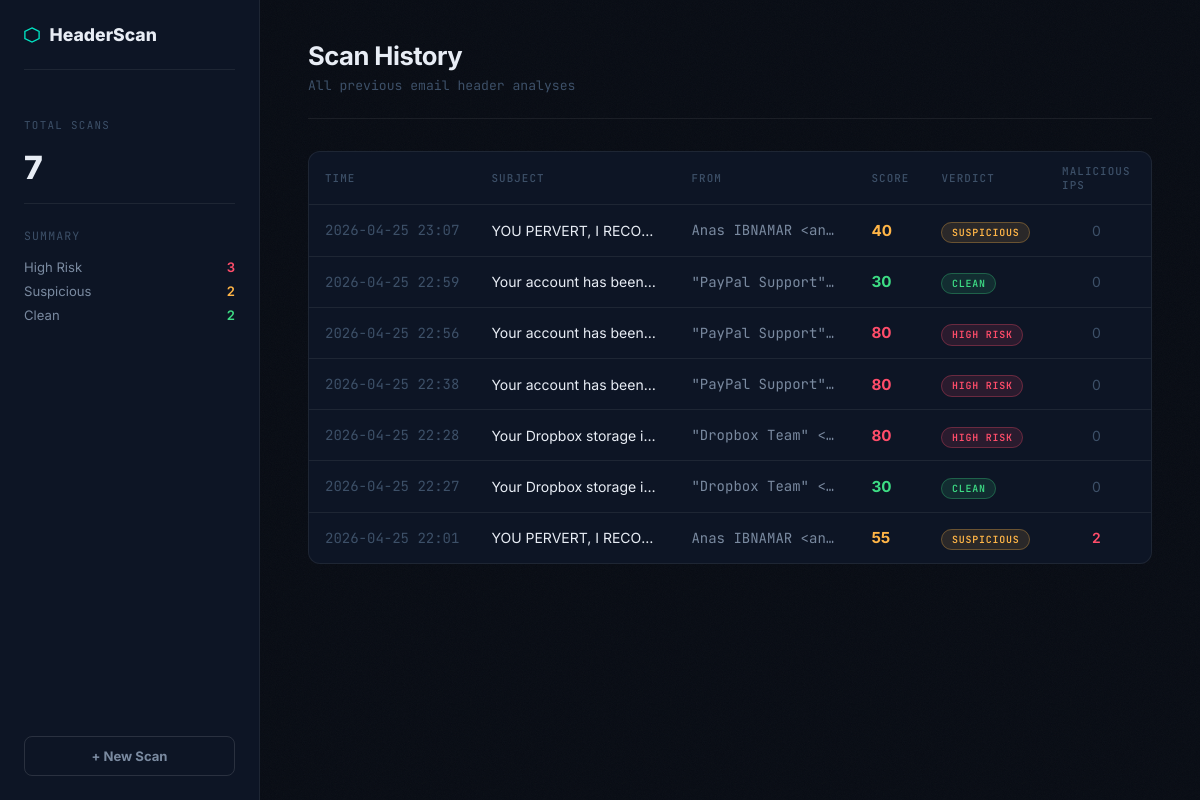
Before: /history with the older database file.
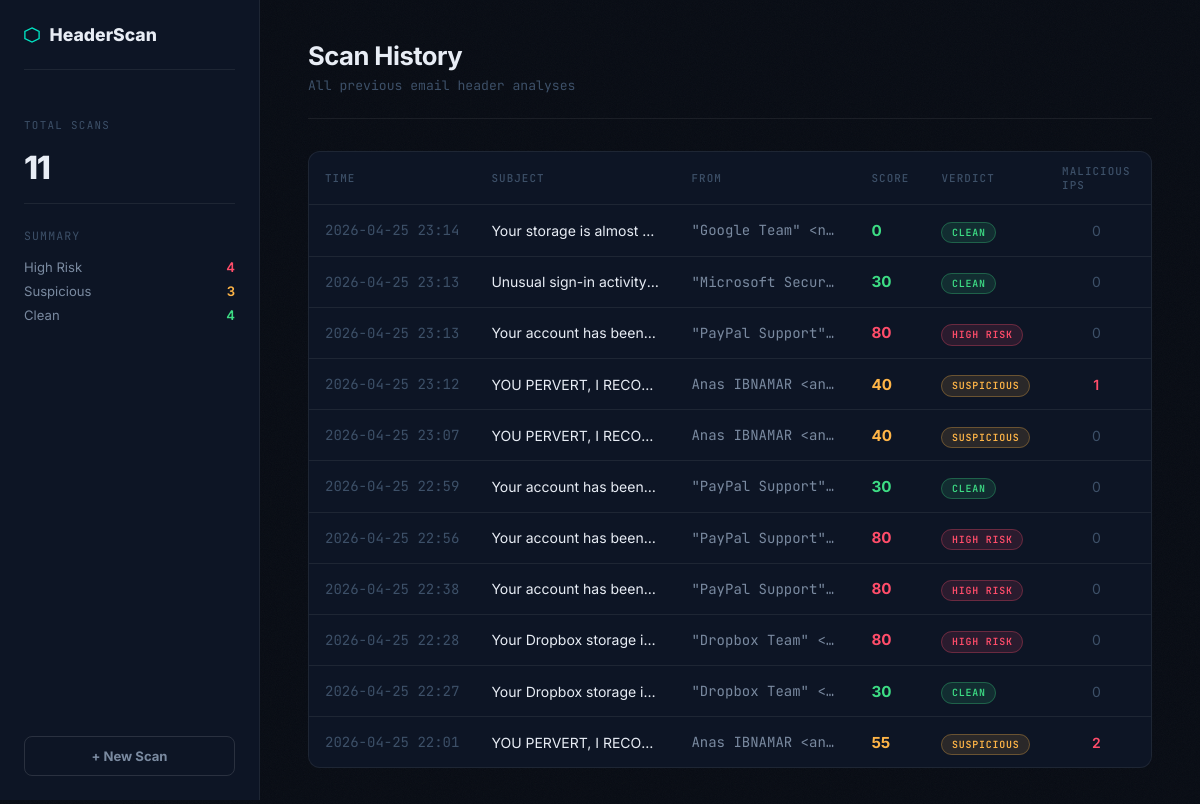
After: the same page with the newer database file.
### tables this page shows
CREATE TABLE scans (
            id          INTEGER PRIMARY KEY AUTOINCREMENT,
            scanned_at  TEXT NOT NULL,
            subject     TEXT,
            from_addr   TEXT,
            risk_score  INTEGER,
            verdict     TEXT,
            spf_status  TEXT,
            dmarc_policy TEXT,
            dkim_present INTEGER,
            warnings     INTEGER,
            malicious_ips INTEGER,
            report_json  TEXT
        );

### app.py (the view)
@app.route("/history")
def history():
    scans = get_all_scans()
    return render_template("history.html", scans=scans)

### database.py (called while the page is built)
def get_all_scans():
    conn = sqlite3.connect(DB_PATH)
    conn.row_factory = sqlite3.Row
    c = conn.cursor()
    c.execute("""
        SELECT id, scanned_at, subject, from_addr, risk_score,
               verdict, malicious_ips, warnings
        FROM scans
        ORDER BY id DESC
        LIMIT 100
    """)
    rows = c.fetchall()
    conn.close()
    return [dict(r) for r in rows]

### templates/history.html (shortened to what this page needs)
<!DOCTYPE html>
<html lang="en">
<head>
    <link rel="stylesheet" href="{{ url_for('static', filename='css/style.css') }}">
</head>
<body class="report-page">
<aside class="sidebar">
    <div class="sidebar-logo">
        <svg width="16" height="16" viewBox="0 0 18 18" fill="none">
            <polygon points="9,1 17,5 17,13 9,17 1,13 1,5" stroke="#00e5c3" stroke-width="1.5" fill="none"/>
        </svg>
        <span class="logo-text">HeaderScan</span>
    </div>
    <div style="padding: 1rem 0; border-bottom: 1px solid var(--border); margin-bottom: 1.5rem;">
        <div class="score-label">Total Scans</div>
        <div style="font-size: 2rem; font-weight: 800; letter-spacing: -0.04em; margin-top: 0.5rem;">
            {{ scans|length }}
        </div>
    </div>
    <div style="display: flex; flex-direction: column; gap: 0.5rem; margin-bottom: 1rem;">
        <div style="font-size: 0.72rem; font-family: var(--mono); color: var(--text3); letter-spacing: 0.1em; text-transform: uppercase; margin-bottom: 0.5rem;">Summary</div>
        <div style="display: flex; justify-content: space-between; font-size: 0.82rem;">
            <span style="color: var(--text2);">High Risk</span>
            <span style="color: var(--red); font-weight: 600;">{{ scans | selectattr('verdict', 'equalto', 'HIGH RISK') | list | length }}</span>
        </div>
        <div style="display: flex; justify-content: space-between; font-size: 0.82rem;">
            <span style="color: var(--text2);">Suspicious</span>
            <span style="color: var(--amber); font-weight: 600;">{{ scans | selectattr('verdict', 'equalto', 'SUSPICIOUS') | list | length }}</span>
        </div>
        <div style="display: flex; justify-content: space-between; font-size: 0.82rem;">
            <span style="color: var(--text2);">Clean</span>
            <span style="color: var(--green); font-weight: 600;">{{ scans | selectattr('verdict', 'equalto', 'CLEAN') | list | length }}</span>
        </div>
    </div>
    <a href="/" class="new-scan-btn" style="margin-top: auto;">+ New Scan</a>
</aside>
<main class="report-main">
    <div class="report-topbar">
        <div class="report-title">Scan History</div>
        <div class="report-sub">All previous email header analyses</div>
    </div>
    {% if scans %}
    <div class="history-table-wrap">
        <table class="history-table">
            <thead>
                <tr>
                    <th>Time</th>
                    <th>Subject</th>
                    <th>From</th>
                    <th>Score</th>
                    <th>Verdict</th>
                    <th>Malicious IPs</th>
                    <th></th>
                </tr>
            </thead>
            <tbody>
                {% for scan in scans %}
                <tr class="history-row" onclick="window.location='/scan/{{ scan.id }}'">
                    <td class="mono" style="color: var(--text3); white-space: nowrap;">{{ scan.scanned_at[:16] }}</td>
                    <td style="max-width: 200px; overflow: hidden; text-overflow: ellipsis; white-space: nowrap;">
                        {{ scan.subject or "No subject" }}
                    </td>
                    <td class="mono" style="color: var(--text2); max-width: 180px; overflow: hidden; text-overflow: ellipsis; white-space: nowrap;">
                        {{ scan.from_addr or "—" }}
                    </td>
                    <td>
                        <span class="score-val
                            {% if scan.risk_score >= 70 %}stat-red
                            {% elif scan.risk_score >= 40 %}stat-amber
                            {% else %}stat-green{% endif %}">
                            {{ scan.risk_score }}
                        </span>
                    </td>
                    <td>
                        <span class="verdict-pill
                            {% if scan.verdict == 'HIGH RISK' %}vp-high
                            {% elif scan.verdict == 'SUSPICIOUS' %}vp-med
                            {% else %}vp-low{% endif %}">
                            {{ scan.verdict }}
                        </span>
                    </td>
                    <td style="text-align: center;">
                        {% if scan.malicious_ips > 0 %}
                        <span style="color: var(--red); font-weight: 600;">{{ scan.malicious_ips }}</span>
                        {% else %}
                        <span style="color: var(--text3);">0</span>
                        {% endif %}
                    </td>
                    <td>
                    </td>
                </tr>
                {% endfor %}
            </tbody>
        </table>
    </div>
    {% else %}
    <div style="text-align: center; padding: 4rem; color: var(--text3);">
        <div style="font-size: 2rem; margin-bottom: 1rem;">📭</div>
        <div style="font-size: 0.95rem;">No scans yet. <a href="/" style="color: var(--teal);">Analyze your first email →</a></div>
    </div>
    {% endif %}
</main>
</body>
</html>

### static/css/style.css (style rules this page uses)
*, *::before, *::after { box-sizing: border-box; margin: 0; padding: 0; }
:root { --bg: #080c14; --bg2: #0d1525; --bg3: #111d30; --border: rgba(255,255,255,0.07); --border2: rgba(255,255,255,0.12); --teal: #00e5c3; --teal-dim: rgba(0,229,195,0.12); --red: #ff4d6a; --red-dim: rgba(255,77,106,0.12); --amber: #ffb547; --amber-dim: rgba(255,181,71,0.12); --green: #3ddc84; --green-dim: rgba(61,220,132,0.12); --text: #e8edf5; --text2: #7a8aa0; --text3: #3d5068; --mono: 'JetBrains Mono', monospace; --sans: 'Inter', sans-serif; }
html { scroll-behavior: smooth; }
body { font-family: var(--sans); background: var(--bg); color: var(--text); min-height: 100vh; overflow-x: hidden; }
.logo-text { color: var(--text); }
body.report-page { display: grid; grid-template-columns: 260px 1fr; grid-template-rows: 1fr; min-height: 100vh; }
.sidebar { position: fixed; top: 0; left: 0; width: 260px; height: 100vh; background: var(--bg2); border-right: 1px solid var(--border); display: flex; flex-direction: column; padding: 1.5rem; z-index: 50; overflow-y: auto; }
.sidebar-logo { display: flex; align-items: center; gap: 0.6rem; font-size: 1.1rem; font-weight: 800; margin-bottom: 2rem; padding-bottom: 1.5rem; border-bottom: 1px solid var(--border); }
.score-label { font-family: var(--mono); font-size: 0.68rem; text-transform: uppercase; letter-spacing: 0.12em; color: var(--text3); margin-bottom: 1rem; }
.new-scan-btn { display: block; text-align: center; padding: 0.7rem; border: 1px solid var(--border2); border-radius: 8px; font-size: 0.82rem; font-weight: 700; color: var(--text2); text-decoration: none; transition: all 0.15s; margin-top: 1.5rem; }
.report-main { margin-left: 260px; padding: 2.5rem 3rem; position: relative; z-index: 1; min-width: 0; width: calc(100vw - 260px); overflow-x: hidden; }
.report-topbar { margin-bottom: 2rem; padding-bottom: 1.5rem; border-bottom: 1px solid var(--border); }
.report-title { font-size: 1.6rem; font-weight: 700; letter-spacing: -0.02em; white-space: nowrap; overflow: hidden; text-overflow: ellipsis; }
.report-sub { font-family: var(--mono); font-size: 0.82rem; color: var(--text3); margin-top: 0.4rem; white-space: nowrap; overflow: hidden; text-overflow: ellipsis; }
.mono { font-family: var(--mono); }
.stat-red { color: var(--red); }
.stat-amber { color: var(--amber); }
.stat-green { color: var(--green); }
.history-table-wrap { background: var(--bg2); border: 1px solid var(--border); border-radius: 12px; overflow: hidden; }
.history-table { width: 100%; border-collapse: collapse; font-size: 0.875rem; }
.history-table thead tr { border-bottom: 1px solid var(--border); }
.history-table th { padding: 0.75rem 1rem; text-align: left; font-size: 0.68rem; font-family: var(--mono); text-transform: uppercase; letter-spacing: 0.1em; color: var(--text3); font-weight: 500; }
.history-row { border-bottom: 1px solid var(--border); cursor: pointer; transition: background 0.15s; }
.history-row:last-child { border-bottom: none; }
.history-table td { padding: 0.85rem 1rem; color: var(--text); vertical-align: middle; }
.verdict-pill { font-family: var(--mono); font-size: 0.62rem; font-weight: 600; letter-spacing: 0.08em; padding: 0.2rem 0.6rem; border-radius: 99px; white-space: nowrap; }
.vp-high { background: var(--red-dim); color: var(--red); border: 1px solid rgba(255,77,106,0.3); }
.vp-med { background: var(--amber-dim); color: var(--amber); border: 1px solid rgba(255,181,71,0.3); }
.vp-low { background: var(--green-dim); color: var(--green); border: 1px solid rgba(61,220,132,0.3); }
.score-val { font-weight: 700; font-size: 0.95rem; }

Changed rows visible on the page:
added scans: scanned_at "2026-04-25 23:14", subject "Your storage is almost…", from_addr "\"Google Team\" <n…", risk_score "0", verdict "CLEAN", malicious_ips "0"
added scans: scanned_at "2026-04-25 23:13", subject "Unusual sign-in activity…", from_addr "\"Microsoft Secur…", risk_score "30", verdict "CLEAN", malicious_ips "0"
added scans: scanned_at "2026-04-25 23:13", subject "Your account has been…", from_addr "\"PayPal Support\"…", risk_score "80", verdict "HIGH RISK", malicious_ips "0"
added scans: scanned_at "2026-04-25 23:12", subject "YOU PERVERT, I RECO…", from_addr "Anas IBNAMAR <an…", risk_score "40", verdict "SUSPICIOUS", malicious_ips "1"
Other visible differences:
{{ scans|length }}: "7" → "11"
{{ scans | selectattr('verdict', 'equalto', 'HIGH RISK') | list | length }}: "3" → "4"
{{ scans | selectattr('verdict', 'equalto', 'SUSPICIOUS') | list | length }}: "2" → "3"
{{ scans | selectattr('verdict', 'equalto', 'CLEAN') | list | length }}: "2" → "4"
